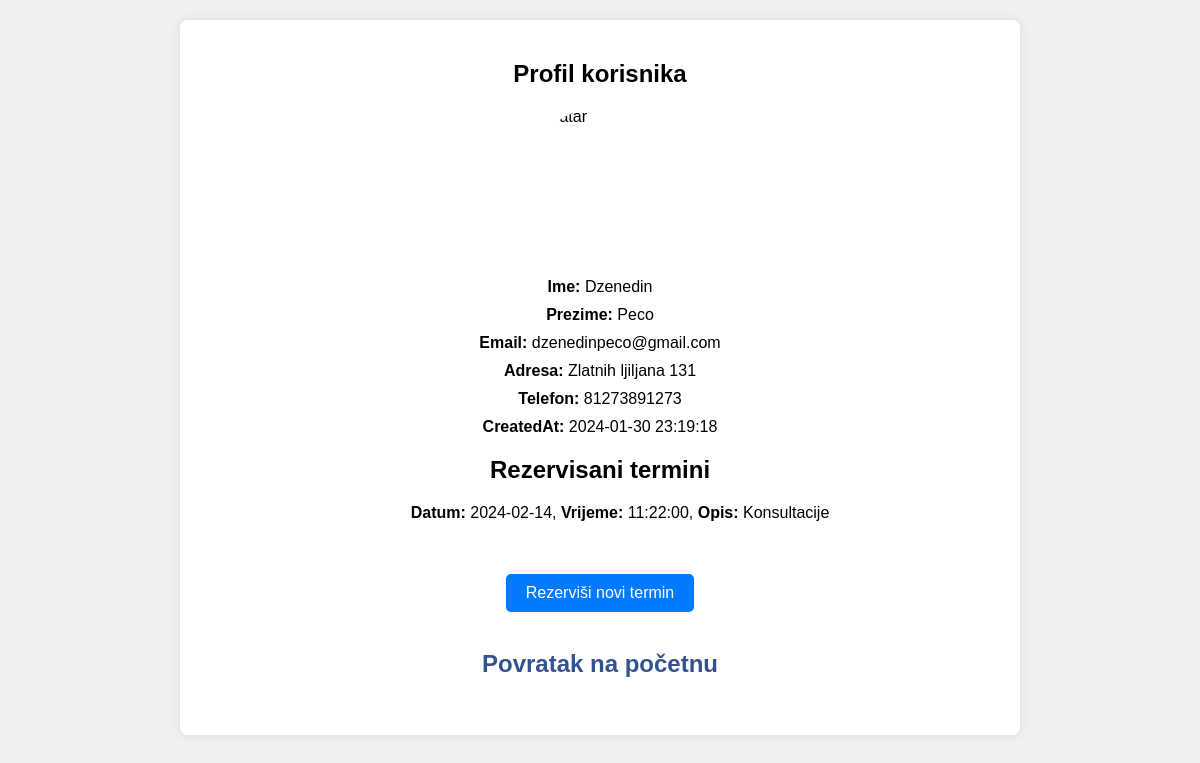
The app's page /prikazi.php?id=6 (signed in) with its own data.
### tables this page shows
CREATE TABLE `user` (
  `ID` int(11) NOT NULL,
  `ime` varchar(255) NOT NULL,
  `prezime` varchar(255) NOT NULL,
  `email` varchar(255) NOT NULL,
  `adresa` varchar(255) DEFAULT NULL,
  `telefon` varchar(20) DEFAULT NULL,
  `createdAt` timestamp NOT NULL DEFAULT current_timestamp(),
  `updated_at` timestamp NULL DEFAULT NULL
);

CREATE TABLE `termin` (
  `ID` int(11) NOT NULL,
  `userID` int(11) DEFAULT NULL,
  `datum` date NOT NULL,
  `vrijeme` time NOT NULL,
  `opis` text DEFAULT NULL
);

### prikazi.php (the view, shortened to what this page needs)
<?php
include 'connect.php';
$poruka='';
if (isset($_GET['id'])) {
    $id = $_GET['id'];
    $sql_select = "SELECT * FROM user WHERE ID = $id";
    $result = $conn->query($sql_select);
    if ($result->num_rows > 0) {
        $row = $result->fetch_assoc();
    } else {
        echo "Nema podataka za prikaz.";
        exit();
    }
    $sql_select_termin = "SELECT * FROM termin WHERE userID = $id";
    $result_termin = $conn->query($sql_select_termin);
?>
<!DOCTYPE html>
<html lang="en">
<head>
</head>
<body>
    <div class="profile-container">
        <div class="profile-header">
            <h2>Profil korisnika</h2>
        </div>
        <div class="profile-avatar">
            <img src="https://unvi.edu.ba/wp-content/uploads/2023/04/Adobe_Express_20230408_1217500_1.png" alt="Avatar">
        </div>
        <div class="profile-info">
            <p><strong>Ime:</strong> <?php echo $row['ime']; ?></p>
            <p><strong>Prezime:</strong> <?php echo $row['prezime']; ?></p>
            <p><strong>Email:</strong> <?php echo $row['email']; ?></p>
            <p><strong>Adresa:</strong> <?php echo $row['adresa']; ?></p>
            <p><strong>Telefon:</strong> <?php echo $row['telefon']; ?></p>
            <p><strong>CreatedAt:</strong> <?php echo $row['createdAt']; ?></p>
            <?php
                if ($result_termin->num_rows > 0) {
                     echo "<h2>Rezervisani termini</h2>";
                     echo "<ul>";
                     while ($row_termin = $result_termin->fetch_assoc()) {
                     echo "<li><strong>Datum:</strong> " . $row_termin['datum'] . ", <strong>Vrijeme:</strong> " . $row_termin['vrijeme'] . ", <strong>Opis:</strong> " . $row_termin['opis'] . "</li>";
                 }
                     echo "</ul>";
                } else {
                     $poruka = 'Korisnik nema rezervisanih termina';
                }
                } else {
                 echo "Korisnik nije proslijeđen.";
                 exit();
            }?>
            <p><strong><?php echo $poruka; ?></strong>
            <br><br>
            <a class="custom-button" href="termin.php?id=<?php echo $id; ?>">Rezerviši novi termin</a>
            <br><br>
            <h2><a href="home.php">Povratak na početnu</a></h2>
        </div>
        <br>
    </div>
</body>
</html>

### prikazi.php (style rules this page uses)
body { font-family: Arial, sans-serif; background-color: #f0f0f0; margin: 0; padding: 0; }
.profile-container { max-width: 800px; margin: 20px auto; background-color: #fff; padding: 20px; border-radius: 8px; box-shadow: 0 0 10px rgba(0, 0, 0, 0.1); }
.profile-header { text-align: center; }
.profile-avatar { width: 150px; height: 150px; border-radius: 50%; overflow: hidden; margin: 0 auto; }
.profile-avatar img { width: 100%; height: auto; }
.profile-info { text-align: center; margin-top: 20px; }
.profile-info p { margin: 10px 0; }
.custom-button { display: inline-block; padding: 10px 20px; background-color: #007bff; color: #fff; text-decoration: none; border-radius: 5px; transition: background-color 0.3s ease; }
a { text-decoration: none; color: #33538E; text-align: center; }
ul { list-style-type: none; }

### records on screen
user: ime "Dzenedin", prezime "Peco", email "dzenedinpeco@gmail.com", adresa "Zlatnih ljiljana 131", telefon "81273891273", createdAt "2024-01-30 23:19:18"
termin: datum "2024-02-14", vrijeme "11:22:00", opis "Konsultacije"
